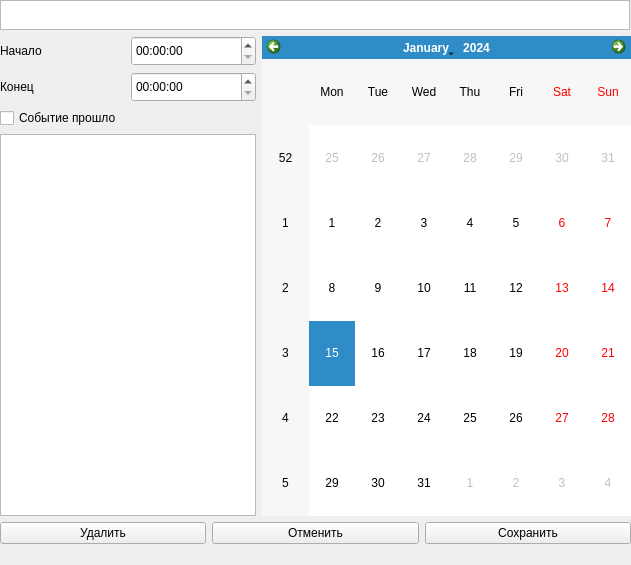
<?xml version="1.0" encoding="UTF-8"?>
<ui version="4.0">
 <class>MainWindow</class>
 <widget class="QMainWindow" name="MainWindow">
  <property name="geometry">
   <rect>
    <x>0</x>
    <y>0</y>
    <width>631</width>
    <height>565</height>
   </rect>
  </property>
  <property name="sizePolicy">
   <sizepolicy hsizetype="Minimum" vsizetype="Fixed">
    <horstretch>0</horstretch>
    <verstretch>0</verstretch>
   </sizepolicy>
  </property>
  <property name="windowTitle">
   <string>MainWindow</string>
  </property>
  <widget class="QWidget" name="centralwidget">
   <property name="sizePolicy">
    <sizepolicy hsizetype="Maximum" vsizetype="Minimum">
     <horstretch>0</horstretch>
     <verstretch>0</verstretch>
    </sizepolicy>
   </property>
   <widget class="QWidget" name="verticalLayoutWidget">
    <property name="geometry">
     <rect>
      <x>0</x>
      <y>0</y>
      <width>631</width>
      <height>566</height>
     </rect>
    </property>
    <layout class="QVBoxLayout" name="verticalLayout">
     <property name="sizeConstraint">
      <enum>QLayout::SetMaximumSize</enum>
     </property>
     <item>
      <widget class="QPlainTextEdit" name="NameEdit">
       <property name="sizePolicy">
        <sizepolicy hsizetype="Expanding" vsizetype="Minimum">
         <horstretch>0</horstretch>
         <verstretch>30</verstretch>
        </sizepolicy>
       </property>
       <property name="minimumSize">
        <size>
         <width>0</width>
         <height>30</height>
        </size>
       </property>
       <property name="maximumSize">
        <size>
         <width>630</width>
         <height>30</height>
        </size>
       </property>
      </widget>
     </item>
     <item>
      <layout class="QHBoxLayout" name="horizontalLayout_6">
       <item>
        <layout class="QVBoxLayout" name="verticalLayout_3">
         <property name="sizeConstraint">
          <enum>QLayout::SetMinimumSize</enum>
         </property>
         <item>
          <layout class="QHBoxLayout" name="horizontalLayout_9">
           <property name="spacing">
            <number>-1</number>
           </property>
           <property name="sizeConstraint">
            <enum>QLayout::SetFixedSize</enum>
           </property>
           <item>
            <widget class="QLabel" name="label_7">
             <property name="sizePolicy">
              <sizepolicy hsizetype="Maximum" vsizetype="Maximum">
               <horstretch>0</horstretch>
               <verstretch>0</verstretch>
              </sizepolicy>
             </property>
             <property name="minimumSize">
              <size>
               <width>0</width>
               <height>30</height>
              </size>
             </property>
             <property name="maximumSize">
              <size>
               <width>150</width>
               <height>30</height>
              </size>
             </property>
             <property name="text">
              <string>Начало</string>
             </property>
            </widget>
           </item>
           <item>
            <widget class="QTimeEdit" name="StartTime">
             <property name="sizePolicy">
              <sizepolicy hsizetype="Maximum" vsizetype="Minimum">
               <horstretch>0</horstretch>
               <verstretch>0</verstretch>
              </sizepolicy>
             </property>
             <property name="maximumSize">
              <size>
               <width>150</width>
               <height>30</height>
              </size>
             </property>
            </widget>
           </item>
          </layout>
         </item>
         <item>
          <layout class="QHBoxLayout" name="horizontalLayout_8">
           <property name="sizeConstraint">
            <enum>QLayout::SetMinimumSize</enum>
           </property>
           <item>
            <widget class="QLabel" name="label_6">
             <property name="sizePolicy">
              <sizepolicy hsizetype="Maximum" vsizetype="Maximum">
               <horstretch>0</horstretch>
               <verstretch>0</verstretch>
              </sizepolicy>
             </property>
             <property name="maximumSize">
              <size>
               <width>150</width>
               <height>30</height>
              </size>
             </property>
             <property name="text">
              <string>Конец</string>
             </property>
            </widget>
           </item>
           <item>
            <widget class="QTimeEdit" name="EndTime">
             <property name="sizePolicy">
              <sizepolicy hsizetype="Maximum" vsizetype="Maximum">
               <horstretch>0</horstretch>
               <verstretch>0</verstretch>
              </sizepolicy>
             </property>
             <property name="maximumSize">
              <size>
               <width>150</width>
               <height>30</height>
              </size>
             </property>
            </widget>
           </item>
          </layout>
         </item>
         <item>
          <widget class="QCheckBox" name="pastCheckbox">
           <property name="maximumSize">
            <size>
             <width>150</width>
             <height>16777215</height>
            </size>
           </property>
           <property name="text">
            <string>Событие прошло</string>
           </property>
          </widget>
         </item>
         <item>
          <widget class="QPlainTextEdit" name="InfoEdit">
           <property name="sizePolicy">
            <sizepolicy hsizetype="Maximum" vsizetype="Minimum">
             <horstretch>0</horstretch>
             <verstretch>0</verstretch>
            </sizepolicy>
           </property>
           <property name="maximumSize">
            <size>
             <width>300</width>
             <height>16777215</height>
            </size>
           </property>
          </widget>
         </item>
        </layout>
       </item>
       <item>
        <widget class="QCalendarWidget" name="Calendar">
         <property name="sizePolicy">
          <sizepolicy hsizetype="Minimum" vsizetype="Maximum">
           <horstretch>0</horstretch>
           <verstretch>0</verstretch>
          </sizepolicy>
         </property>
         <property name="minimumSize">
          <size>
           <width>200</width>
           <height>480</height>
          </size>
         </property>
         <property name="maximumSize">
          <size>
           <width>400</width>
           <height>16777215</height>
          </size>
         </property>
        </widget>
       </item>
      </layout>
     </item>
     <item>
      <layout class="QHBoxLayout" name="horizontalLayout_7">
       <item>
        <widget class="QPushButton" name="deleteButton">
         <property name="font">
          <font>
           <italic>false</italic>
          </font>
         </property>
         <property name="text">
          <string>Удалить</string>
         </property>
        </widget>
       </item>
       <item>
        <widget class="QPushButton" name="cancelButton">
         <property name="text">
          <string>Отменить</string>
         </property>
        </widget>
       </item>
       <item>
        <widget class="QPushButton" name="saveButton">
         <property name="text">
          <string>Сохранить</string>
         </property>
        </widget>
       </item>
      </layout>
     </item>
    </layout>
   </widget>
  </widget>
 </widget>
 <resources/>
 <connections/>
</ui>
